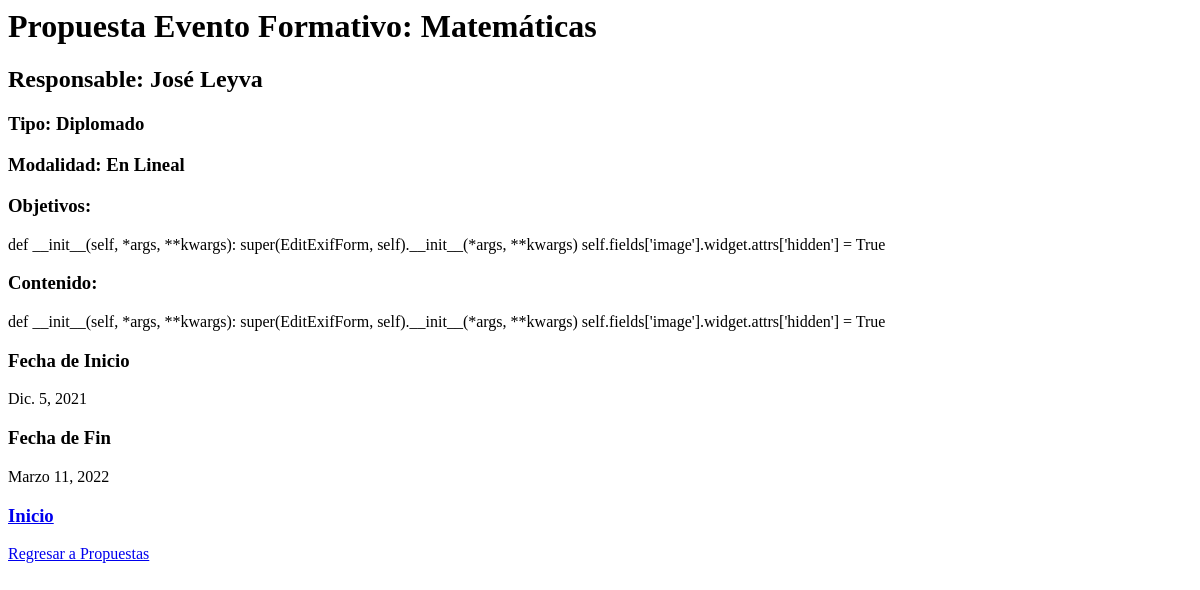
Page /ver_propuesta/7/ (signed in) on the earlier database version.
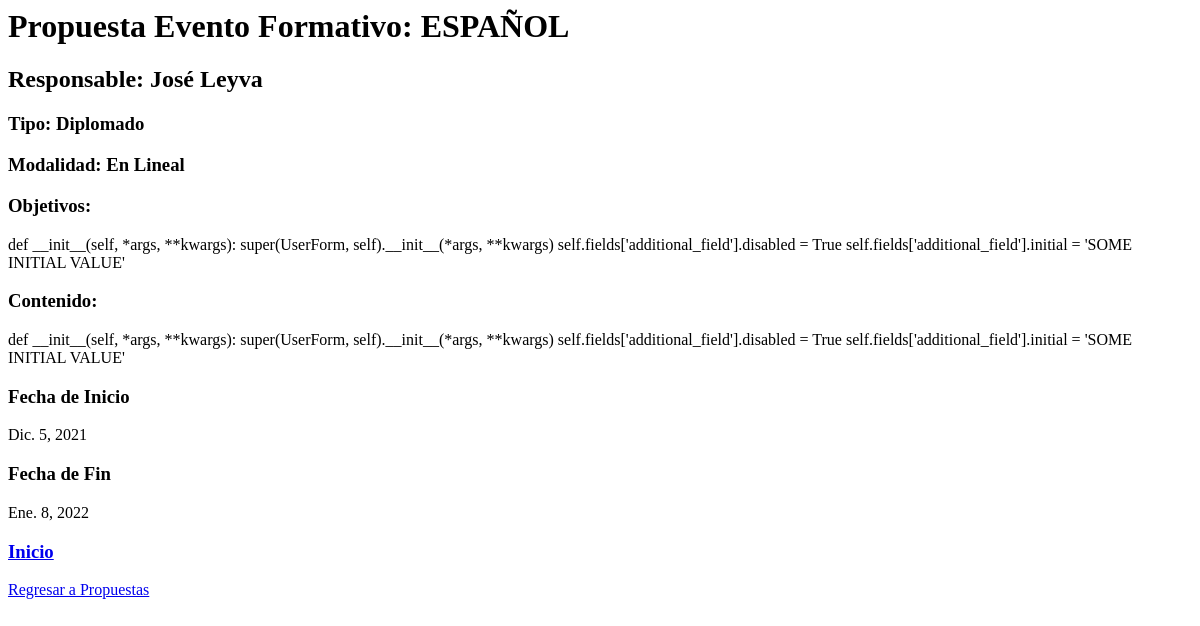
Same page on the later database version.
### eventos/models.py (models this page shows, shortened)
class Evento(models.Model):
    nombre = models.CharField(max_length=200)
    TIPO_EVENTOS = (
            ('Diplomado','Diplomado'),
            ('Curso','Curso'),
            ('Taller','Taller'),
            ('Programa Especial','Programa Especial')
        )
    TipoEventos =  models.CharField(max_length=30,null=True,choices=TIPO_EVENTOS)
    TIPO_MODALIDAD = (
            ('En Lineal', 'En Lineal'),
            ('Presencial','Presencial'),
            ('Mixta','Mixta')
        )
    modalidad = models.CharField(max_length=30,null=True,choices=TIPO_MODALIDAD)
    objetivos = models.TextField(null=True)
    experiencias = models.TextField(null=True)
    contenido = models.TextField(null=True)
    recursos_y_materiales = models.TextField(null=True,blank=True)
    Estrategias_de_Evaluacion = models.TextField(null=True)
    Fecha_de_Inicio = models.DateField()
    Fecha_de_Fin = models.DateField()
    Referencias_y_bibliografia = models.TextField(null=True,blank=True)
    Utilidad_y_Oportunidad_del_programa = models.TextField(null=True)
    Cupo_Maximo = models.PositiveIntegerField(default=1,validators=[MinValueValidator(1), MaxValueValidator(200)])
    Requisistos_de_Acreditacion = models.TextField(null=True)
    Experiencia_y_pericia_de_Instructores = models.TextField(null=True)
    Dirigido_a = models.TextField(null=True)
    Requisitos_de_Participacion = models.TextField(null=True)
    Curriculum_de_los_Instructores = models.TextField(null=True)
    Capacidad_de_utofinanciamiento = models.TextField(null=True,blank=True)
    updated = models.DateTimeField(auto_now=True)
    created = models.DateTimeField(auto_now_add=True)
    responsable = models.ForeignKey(Usuario, null=True, on_delete= models.SET_NULL,default=Usuario)
    class Meta:
        ordering = ['created']

### eventos/decorators.py (the view)
        def wrapper_func(request,*args,**kwargs):
            group = None
            if request.user.rol != None:
                group = request.user.rol
            if group in allowed_roles:
                return view_func(request,*args,**kwargs)
            else:
                print(group)
                return HttpResponse('No estás autorizado para entrar a esta dirección')

### eventos/views.py (called while the page is built)
@login_required(login_url='login')
@allowed_users(allowed_roles=['RESPONSABLE'])
def Propuesta(request,pk):
    evento = Evento.objects.get(id=pk)
    context = {'evento':evento}
    return render(request,'Propuesta.html', context)

### eventos/templates/Propuesta.html
<h1>Propuesta Evento Formativo: {{evento.nombre}}</h1>
<h2>Responsable: {{request.user.first_name}} {{request.user.last_name}}</h2>
<h3>Tipo: {{evento.TipoEventos}}</h3>
<h3>Modalidad: {{evento.modalidad}}</h3>
<h3>Objetivos:</h3>
<p>{{evento.objetivos}}</p>
<h3>Contenido:</h3>
<p>{{evento.contenido}}</p>
<h3>Fecha de Inicio</h3>
<p>{{evento.Fecha_de_Inicio}}</p>
<h3>Fecha de Fin</h3>
<p>{{evento.Fecha_de_Fin}}</p>
<h3><a href="{% url 'inicio' %}">Inicio</a></h3>
<a href="{% url 'PropuestasEventosFormativos' %}">Regresar a Propuestas</a>

Differences in the rows shown:
changed Evento "Diplomado": nombre "Matemáticas" → "ESPAÑOL"; objetivos "def __init__(self, *args, **kwargs): super(EditExifForm, self).__init__(*args, **kwargs) self.fields['image'].widget.attrs['hidden'] = True" → "def __init__(self, *args, **kwargs): super(UserForm, self).__init__(*args, **kwargs) self.fields['additional_field'].disabled = True self.fields['additional_field'].initial = 'SOME INITIAL VALUE'"; contenido "def __init__(self, *args, **kwargs): super(EditExifForm, self).__init__(*args, **kwargs) self.fields['image'].widget.attrs['hidden'] = True" → "def __init__(self, *args, **kwargs): super(UserForm, self).__init__(*args, **kwargs) self.fields['additional_field'].disabled = True self.fields['additional_field'].initial = 'SOME INITIAL VALUE'"; Fecha_de_Fin "Marzo 11, 2022" → "Ene. 8, 2022"
